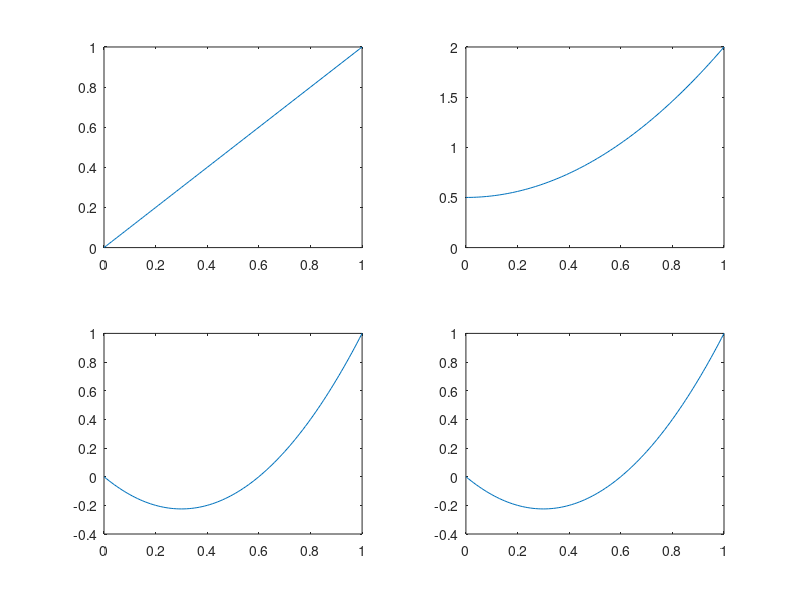

Write MATLAB code to recreate this figure.
 l1 = [1 0];
 x = 0 : 0.01 : 1;
 y = polyval(l1, x);
 subplot(2,2,1);
 plot(x,y);
 l2 = [3/2 0 1/2];
 y = polyval(l2,x);
 subplot(2,2,2);
 plot(x,y);
 l3=[5/2 -3/2 0];
 y=polyval(l3,x);
 subplot(2,2,3);
 plot(x,y);
 l4=[35/8 0 -15/4 0 3/8];
  y=polyval(l3,x);
 subplot(2,2,4);
 plot(x,y);